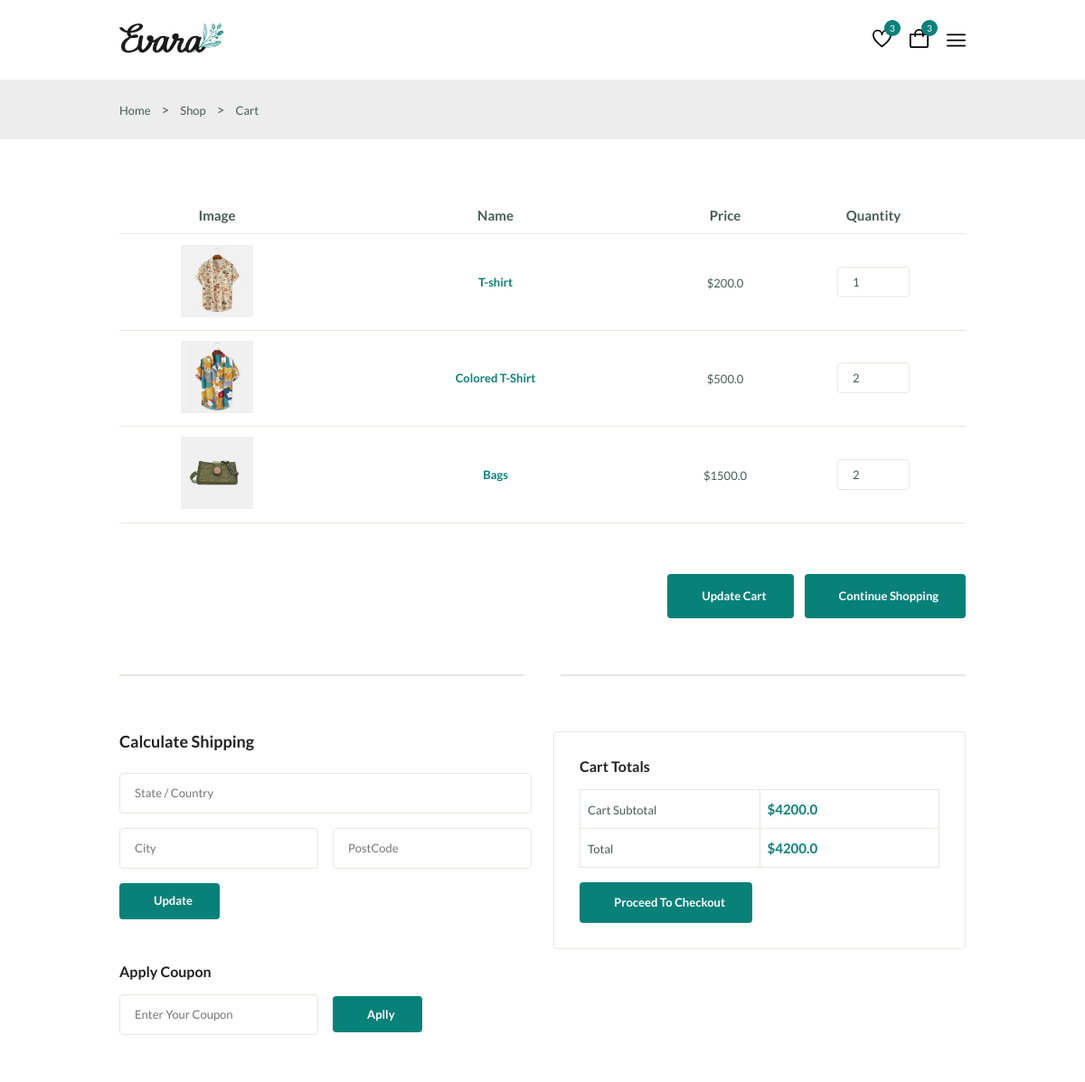
/cart (signed in, upper part), run on an earlier commit of the app's database.
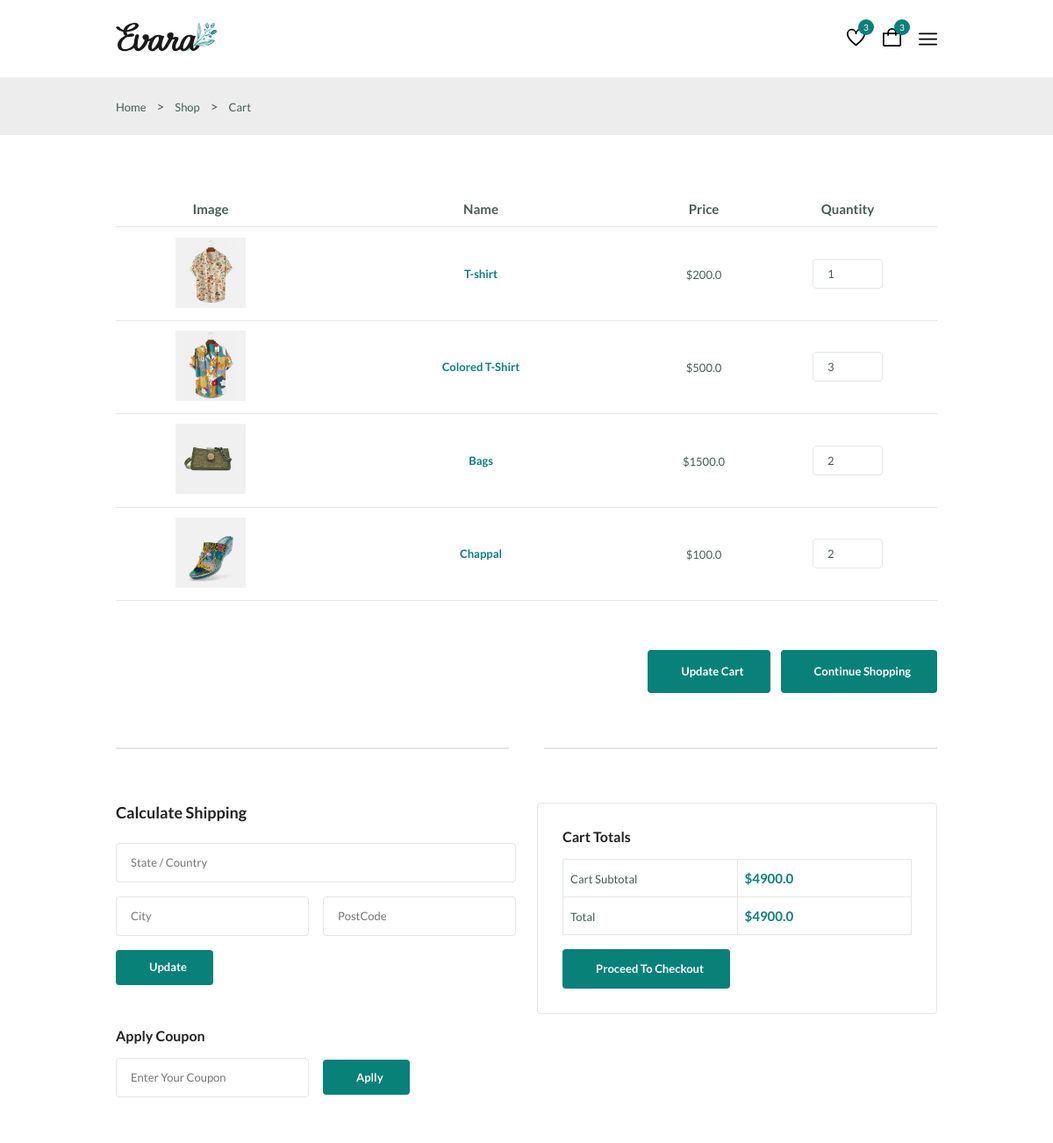
And on a later commit of the database.
### myapp/models.py (models this page shows)
class Cart(models.Model):
    user = models.ForeignKey(User,on_delete=models.CASCADE)
    product = models.ForeignKey(Product,on_delete=models.CASCADE)
    qty = models.IntegerField(default=1)
    def subTotal(self):
        return self.product.price*self.qty

class Product(models.Model):
    category = models.ForeignKey(Category,on_delete=models.CASCADE)
    name = models.CharField(max_length=50)
    price = models.FloatField()
    qty  =models.IntegerField()
    description = models.TextField()
    image = models.ImageField(upload_to="product_image")

### myapp/views.py (the view)
# urls.py: path("cart",cart,name="cart"),
@login_required(login_url="login_register")
def cart(request):
    carts = Cart.objects.filter(user=request.user)
    sum = 0
    for c in carts:
        sum+=(c.product.price*c.qty)
    print(sum)
    return render(request,"cart.html",{"carts":carts,"sum":sum})

### myapp/templates/cart.html (shortened to what this page needs)
{% extends "base.html" %}
{% block content %}
<main class="main">
  <section class="breadcrumb">
    <ul class="breadcrumb__list flex container">
      <li><a href="index.html" class="breadcrumb__link">Home</a></li>
      <li>></li>
      <li><span class="breadcrumb__link">Shop</span></li>
      <li>></li>
      <li><span class="breadcrumb__link">Cart</span></li>
    </ul>
  </section>
  <section class="cart section--lg container">
    <div class="table__container">
      <table class="table">
        <thead>
          <tr>
            <th>Image</th>
            <th>Name</th>
            <th>Price</th>
            <th>Quantity</th>
          </tr>
        </thead>
        <tbody>
          {%for cart in carts%}
          <tr>
            <td>
              <img src="media/{{cart.product.image}}" alt="" class="table__img" />
            </td>
            <td>
              <h3 class="table__title">
                {{cart.product.name}}
              </h3>
            </td>
            <td>
              <span class="table__price">${{cart.product.price}}</span>
            </td>
            <td><input type="number" value="{{cart.qty}}" class="quantity" onchange="changeQty(value,'{{cart.id}}')" />
            </td>
          </tr>
          {%endfor%}
        </tbody>
      </table>
    </div>
    <div class="cart__actions">
      <a href="#" class="btn flex btn__md">
         Update Cart
      </a>
      <a href="#" class="btn flex btn__md">
         Continue Shopping
      </a>
    </div>
    <div class="divider">
      <i class="fi fi-rs-fingerprint"></i>
    </div>
    <div class="cart__group grid">
      <div>
        <div class="cart__shippinp">
          <h3 class="section__title">Calculate Shipping</h3>
          <form action="" class="form grid">
            <input type="text" class="form__input" placeholder="State / Country" />
            <div class="form__group grid">
              <input type="text" class="form__input" placeholder="City" />
              <input type="text" class="form__input" placeholder="PostCode" />
            </div>
            <div class="form__btn">
              <button class="btn flex btn--sm">
                 Update
              </button>
            </div>
          </form>
        </div>
        <div class="cart__coupon">
          <h3 class="section__title">Apply Coupon</h3>
          <form action="" class="coupon__form form grid">
            <div class="form__group grid">
              <input type="text" class="form__input" placeholder="Enter Your Coupon" />
              <div class="form__btn">
                <button class="btn flex btn--sm">
                   Aplly
                </button>
              </div>
            </div>
          </form>
        </div>
      </div>
      <div class="cart__total">
        <h3 class="section__title">Cart Totals</h3>
        <table class="cart__total-table">
          <tr>
            <td><span class="cart__total-title">Cart Subtotal</span></td>
            <td><span class="cart__total-price">${{sum}}</span></td>
          </tr>
          <tr>
            <td><span class="cart__total-title">Total</span></td>
            <td><span class="cart__total-price">${{sum}}</span></td>
          </tr>
        </table>
        <a href="{%url 'checkout'%}" class="btn flex btn--md">
           Proceed To Checkout
        </a>
      </div>
    </div>
  </section>
</main>
{% endblock %}

What changed in the data, as far as the page shows it:
changed Cart "Colored T-Shirt": qty "2" → "3"
added Cart: product.image (picture), product.name "Chappal", product.price "100.0", qty "2"
Also different on the page:
{{ sum }}: "4200.0" → "4900.0"
